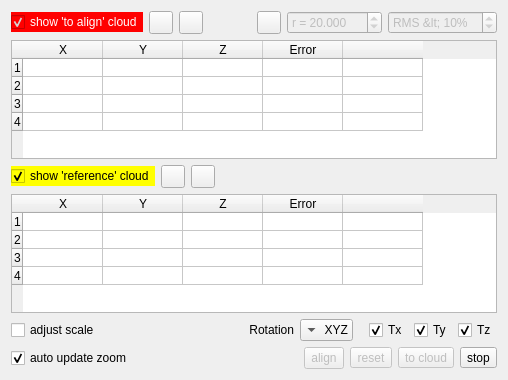
<?xml version="1.0" encoding="UTF-8"?>
<ui version="4.0">
 <class>pointPairRegistrationDlg</class>
 <widget class="QDialog" name="pointPairRegistrationDlg">
  <property name="geometry">
   <rect>
    <x>0</x>
    <y>0</y>
    <width>508</width>
    <height>380</height>
   </rect>
  </property>
  <property name="windowTitle">
   <string>Point list picking</string>
  </property>
  <layout class="QVBoxLayout" name="verticalLayout">
   <item>
    <layout class="QHBoxLayout" name="horizontalLayout">
     <item>
      <widget class="QCheckBox" name="showAlignedCheckBox">
       <property name="styleSheet">
        <string notr="true">background-color: red; color: white;</string>
       </property>
       <property name="text">
        <string>show 'to align' cloud</string>
       </property>
       <property name="checked">
        <bool>true</bool>
       </property>
      </widget>
     </item>
     <item>
      <widget class="QToolButton" name="unstackAlignToolButton">
       <property name="icon">
        <iconset resource="../MainWindow.qrc">
         <normaloff>:/Resources/images/ecvUnstack.png</normaloff>:/Resources/images/ecvUnstack.png</iconset>
       </property>
      </widget>
     </item>
     <item>
      <widget class="QToolButton" name="typeAlignToolButton">
       <property name="icon">
        <iconset resource="../MainWindow.qrc">
         <normaloff>:/Resources/images/ecvPencil.png</normaloff>:/Resources/images/ecvPencil.png</iconset>
       </property>
      </widget>
     </item>
     <item>
      <spacer name="horizontalSpacer">
       <property name="orientation">
        <enum>Qt::Horizontal</enum>
       </property>
       <property name="sizeHint" stdset="0">
        <size>
         <width>40</width>
         <height>20</height>
        </size>
       </property>
      </spacer>
     </item>
     <item>
      <widget class="QToolButton" name="useSphereToolButton">
       <property name="toolTip">
        <string>Pick spheres instead of single points (for clouds only)</string>
       </property>
       <property name="icon">
        <iconset resource="../MainWindow.qrc">
         <normaloff>:/Resources/images/smallSphere.png</normaloff>:/Resources/images/smallSphere.png</iconset>
       </property>
       <property name="checkable">
        <bool>true</bool>
       </property>
      </widget>
     </item>
     <item>
      <widget class="QDoubleSpinBox" name="radiusDoubleSpinBox">
       <property name="enabled">
        <bool>false</bool>
       </property>
       <property name="toolTip">
        <string>search radius (or the spheres radius if you know it)</string>
       </property>
       <property name="prefix">
        <string notr="true">r = </string>
       </property>
       <property name="decimals">
        <number>3</number>
       </property>
       <property name="minimum">
        <double>0.001000000000000</double>
       </property>
       <property name="maximum">
        <double>1000.000000000000000</double>
       </property>
       <property name="value">
        <double>20.000000000000000</double>
       </property>
      </widget>
     </item>
     <item>
      <widget class="QSpinBox" name="maxRmsSpinBox">
       <property name="enabled">
        <bool>false</bool>
       </property>
       <property name="toolTip">
        <string>Max RMS (as a percentage of the radius)</string>
       </property>
       <property name="suffix">
        <string notr="true">%</string>
       </property>
       <property name="prefix">
        <string notr="true">RMS &lt; </string>
       </property>
       <property name="minimum">
        <number>1</number>
       </property>
       <property name="maximum">
        <number>100</number>
       </property>
       <property name="singleStep">
        <number>1</number>
       </property>
       <property name="value">
        <number>10</number>
       </property>
      </widget>
     </item>
    </layout>
   </item>
   <item>
    <widget class="QTableWidget" name="alignedPointsTableWidget">
     <property name="editTriggers">
      <set>QAbstractItemView::NoEditTriggers</set>
     </property>
     <property name="showDropIndicator" stdset="0">
      <bool>false</bool>
     </property>
     <property name="selectionMode">
      <enum>QAbstractItemView::NoSelection</enum>
     </property>
     <attribute name="horizontalHeaderDefaultSectionSize">
      <number>80</number>
     </attribute>
     <attribute name="verticalHeaderDefaultSectionSize">
      <number>18</number>
     </attribute>
     <row>
      <property name="text">
       <string notr="true">1</string>
      </property>
     </row>
     <row>
      <property name="text">
       <string notr="true">2</string>
      </property>
     </row>
     <row>
      <property name="text">
       <string notr="true">3</string>
      </property>
     </row>
     <row>
      <property name="text">
       <string notr="true">4</string>
      </property>
     </row>
     <column>
      <property name="text">
       <string notr="true">X</string>
      </property>
     </column>
     <column>
      <property name="text">
       <string notr="true">Y</string>
      </property>
     </column>
     <column>
      <property name="text">
       <string notr="true">Z</string>
      </property>
     </column>
     <column>
      <property name="text">
       <string>Error</string>
      </property>
     </column>
     <column>
      <property name="text">
       <string/>
      </property>
     </column>
    </widget>
   </item>
   <item>
    <layout class="QHBoxLayout" name="horizontalLayout_3">
     <item>
      <widget class="QCheckBox" name="showReferenceCheckBox">
       <property name="styleSheet">
        <string notr="true">background-color: yellow;</string>
       </property>
       <property name="text">
        <string>show 'reference' cloud</string>
       </property>
       <property name="checked">
        <bool>true</bool>
       </property>
      </widget>
     </item>
     <item>
      <widget class="QToolButton" name="unstackRefToolButton">
       <property name="icon">
        <iconset resource="../MainWindow.qrc">
         <normaloff>:/Resources/images/ecvUnstack.png</normaloff>:/Resources/images/ecvUnstack.png</iconset>
       </property>
      </widget>
     </item>
     <item>
      <widget class="QToolButton" name="typeRefToolButton">
       <property name="icon">
        <iconset resource="../MainWindow.qrc">
         <normaloff>:/Resources/images/ecvPencil.png</normaloff>:/Resources/images/ecvPencil.png</iconset>
       </property>
      </widget>
     </item>
     <item>
      <spacer name="horizontalSpacer_2">
       <property name="orientation">
        <enum>Qt::Horizontal</enum>
       </property>
       <property name="sizeHint" stdset="0">
        <size>
         <width>40</width>
         <height>20</height>
        </size>
       </property>
      </spacer>
     </item>
    </layout>
   </item>
   <item>
    <widget class="QTableWidget" name="refPointsTableWidget">
     <property name="editTriggers">
      <set>QAbstractItemView::NoEditTriggers</set>
     </property>
     <property name="showDropIndicator" stdset="0">
      <bool>false</bool>
     </property>
     <property name="selectionMode">
      <enum>QAbstractItemView::NoSelection</enum>
     </property>
     <attribute name="horizontalHeaderDefaultSectionSize">
      <number>80</number>
     </attribute>
     <attribute name="verticalHeaderDefaultSectionSize">
      <number>18</number>
     </attribute>
     <row>
      <property name="text">
       <string notr="true">1</string>
      </property>
     </row>
     <row>
      <property name="text">
       <string notr="true">2</string>
      </property>
     </row>
     <row>
      <property name="text">
       <string notr="true">3</string>
      </property>
     </row>
     <row>
      <property name="text">
       <string notr="true">4</string>
      </property>
     </row>
     <column>
      <property name="text">
       <string notr="true">X</string>
      </property>
     </column>
     <column>
      <property name="text">
       <string notr="true">Y</string>
      </property>
     </column>
     <column>
      <property name="text">
       <string notr="true">Z</string>
      </property>
     </column>
     <column>
      <property name="text">
       <string>Error</string>
      </property>
     </column>
     <column>
      <property name="text">
       <string/>
      </property>
     </column>
    </widget>
   </item>
   <item>
    <layout class="QHBoxLayout" name="horizontalLayout_4">
     <item>
      <widget class="QCheckBox" name="adjustScaleCheckBox">
       <property name="text">
        <string>adjust scale</string>
       </property>
      </widget>
     </item>
     <item>
      <spacer name="horizontalSpacer_4">
       <property name="orientation">
        <enum>Qt::Horizontal</enum>
       </property>
       <property name="sizeHint" stdset="0">
        <size>
         <width>40</width>
         <height>20</height>
        </size>
       </property>
      </spacer>
     </item>
     <item>
      <widget class="QLabel" name="label">
       <property name="sizePolicy">
        <sizepolicy hsizetype="Maximum" vsizetype="Preferred">
         <horstretch>0</horstretch>
         <verstretch>0</verstretch>
        </sizepolicy>
       </property>
       <property name="text">
        <string>Rotation</string>
       </property>
       <property name="alignment">
        <set>Qt::AlignRight|Qt::AlignTrailing|Qt::AlignVCenter</set>
       </property>
      </widget>
     </item>
     <item>
      <widget class="QComboBox" name="rotComboBox">
       <property name="sizePolicy">
        <sizepolicy hsizetype="Preferred" vsizetype="Fixed">
         <horstretch>0</horstretch>
         <verstretch>0</verstretch>
        </sizepolicy>
       </property>
       <property name="toolTip">
        <string>Constrains the rotation around a single axis (warning: experimental)</string>
       </property>
       <property name="layoutDirection">
        <enum>Qt::RightToLeft</enum>
       </property>
       <item>
        <property name="text">
         <string notr="true">XYZ</string>
        </property>
       </item>
       <item>
        <property name="text">
         <string notr="true">X</string>
        </property>
       </item>
       <item>
        <property name="text">
         <string notr="true">Y</string>
        </property>
       </item>
       <item>
        <property name="text">
         <string notr="true">Z</string>
        </property>
       </item>
      </widget>
     </item>
     <item>
      <spacer name="horizontalSpacer_5">
       <property name="orientation">
        <enum>Qt::Horizontal</enum>
       </property>
       <property name="sizeType">
        <enum>QSizePolicy::Fixed</enum>
       </property>
       <property name="sizeHint" stdset="0">
        <size>
         <width>10</width>
         <height>20</height>
        </size>
       </property>
      </spacer>
     </item>
     <item>
      <widget class="QCheckBox" name="TxCheckBox">
       <property name="sizePolicy">
        <sizepolicy hsizetype="Maximum" vsizetype="Fixed">
         <horstretch>0</horstretch>
         <verstretch>0</verstretch>
        </sizepolicy>
       </property>
       <property name="toolTip">
        <string>Constrains the translation along particular axes (warning: experimental)</string>
       </property>
       <property name="text">
        <string notr="true">Tx</string>
       </property>
       <property name="checked">
        <bool>true</bool>
       </property>
      </widget>
     </item>
     <item>
      <widget class="QCheckBox" name="TyCheckBox">
       <property name="sizePolicy">
        <sizepolicy hsizetype="Maximum" vsizetype="Fixed">
         <horstretch>0</horstretch>
         <verstretch>0</verstretch>
        </sizepolicy>
       </property>
       <property name="toolTip">
        <string>Constrains the translation along particular axes (warning: experimental)</string>
       </property>
       <property name="text">
        <string notr="true">Ty</string>
       </property>
       <property name="checked">
        <bool>true</bool>
       </property>
      </widget>
     </item>
     <item>
      <widget class="QCheckBox" name="TzCheckBox">
       <property name="sizePolicy">
        <sizepolicy hsizetype="Maximum" vsizetype="Fixed">
         <horstretch>0</horstretch>
         <verstretch>0</verstretch>
        </sizepolicy>
       </property>
       <property name="toolTip">
        <string>Constrains the translation along particular axes (warning: experimental)</string>
       </property>
       <property name="text">
        <string notr="true">Tz</string>
       </property>
       <property name="checked">
        <bool>true</bool>
       </property>
      </widget>
     </item>
    </layout>
   </item>
   <item>
    <layout class="QHBoxLayout" name="horizontalLayout_2">
     <item>
      <widget class="QCheckBox" name="autoZoomCheckBox">
       <property name="text">
        <string>auto update zoom</string>
       </property>
       <property name="checked">
        <bool>true</bool>
       </property>
      </widget>
     </item>
     <item>
      <spacer name="horizontalSpacer_3">
       <property name="orientation">
        <enum>Qt::Horizontal</enum>
       </property>
       <property name="sizeHint" stdset="0">
        <size>
         <width>40</width>
         <height>20</height>
        </size>
       </property>
      </spacer>
     </item>
     <item>
      <widget class="QToolButton" name="alignToolButton">
       <property name="enabled">
        <bool>false</bool>
       </property>
       <property name="minimumSize">
        <size>
         <width>0</width>
         <height>22</height>
        </size>
       </property>
       <property name="text">
        <string>align</string>
       </property>
      </widget>
     </item>
     <item>
      <widget class="QToolButton" name="resetToolButton">
       <property name="enabled">
        <bool>false</bool>
       </property>
       <property name="text">
        <string>reset</string>
       </property>
      </widget>
     </item>
     <item>
      <widget class="QToolButton" name="validToolButton">
       <property name="enabled">
        <bool>false</bool>
       </property>
       <property name="statusTip">
        <string>Convert list to new cloud (and close dialog)</string>
       </property>
       <property name="whatsThis">
        <string>Convert list to new cloud (and close dialog)</string>
       </property>
       <property name="text">
        <string>to cloud</string>
       </property>
       <property name="icon">
        <iconset resource="../MainWindow.qrc">
         <normaloff>:/Resources/images/smallValidate.png</normaloff>:/Resources/images/smallValidate.png</iconset>
       </property>
      </widget>
     </item>
     <item>
      <widget class="QToolButton" name="cancelToolButton">
       <property name="toolTip">
        <string>Close dialog (list will be lost)</string>
       </property>
       <property name="statusTip">
        <string>Close dialog (list will be lost)</string>
       </property>
       <property name="text">
        <string>stop</string>
       </property>
       <property name="icon">
        <iconset resource="../MainWindow.qrc">
         <normaloff>:/Resources/images/smallCancel.png</normaloff>:/Resources/images/smallCancel.png</iconset>
       </property>
      </widget>
     </item>
    </layout>
   </item>
  </layout>
 </widget>
 <resources>
  <include location="../MainWindow.qrc"/>
 </resources>
 <connections>
  <connection>
   <sender>showReferenceCheckBox</sender>
   <signal>toggled(bool)</signal>
   <receiver>unstackRefToolButton</receiver>
   <slot>setEnabled(bool)</slot>
   <hints>
    <hint type="sourcelabel">
     <x>72</x>
     <y>152</y>
    </hint>
    <hint type="destinationlabel">
     <x>153</x>
     <y>152</y>
    </hint>
   </hints>
  </connection>
  <connection>
   <sender>showAlignedCheckBox</sender>
   <signal>toggled(bool)</signal>
   <receiver>unstackAlignToolButton</receiver>
   <slot>setEnabled(bool)</slot>
   <hints>
    <hint type="sourcelabel">
     <x>66</x>
     <y>20</y>
    </hint>
    <hint type="destinationlabel">
     <x>140</x>
     <y>20</y>
    </hint>
   </hints>
  </connection>
  <connection>
   <sender>useSphereToolButton</sender>
   <signal>toggled(bool)</signal>
   <receiver>radiusDoubleSpinBox</receiver>
   <slot>setEnabled(bool)</slot>
   <hints>
    <hint type="sourcelabel">
     <x>248</x>
     <y>20</y>
    </hint>
    <hint type="destinationlabel">
     <x>322</x>
     <y>20</y>
    </hint>
   </hints>
  </connection>
  <connection>
   <sender>useSphereToolButton</sender>
   <signal>toggled(bool)</signal>
   <receiver>maxRmsSpinBox</receiver>
   <slot>setEnabled(bool)</slot>
   <hints>
    <hint type="sourcelabel">
     <x>186</x>
     <y>20</y>
    </hint>
    <hint type="destinationlabel">
     <x>337</x>
     <y>20</y>
    </hint>
   </hints>
  </connection>
 </connections>
</ui>
